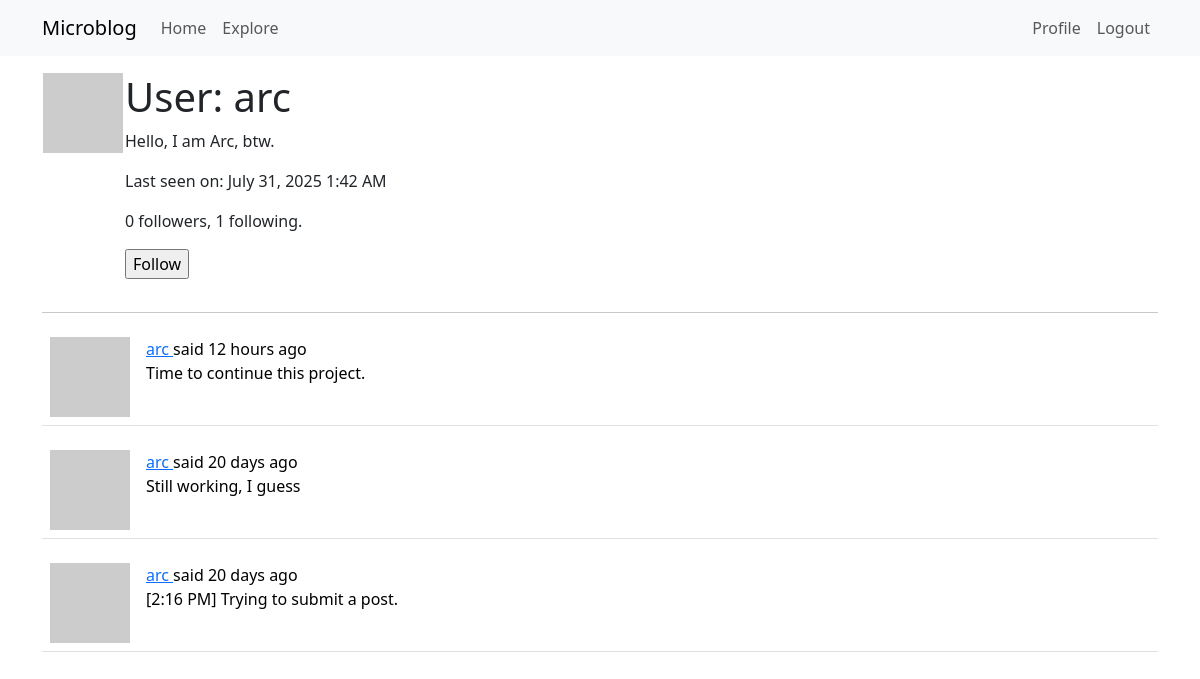
The app's page /user/arc (signed in) with its own data.
### app/models.py (models this page shows, shortened)
class User(UserMixin, db.Model):
    id: so.Mapped[int] = so.mapped_column(primary_key = True)
    username: so.Mapped[str] = so.mapped_column(sa.String(64), index=True, unique=True)
    email: so.Mapped[str] = so.mapped_column(sa.String(120), index=True, unique=True)
    password_hash: so.Mapped[Optional[str]] = so.mapped_column(sa.String(256))
    posts: so.WriteOnlyMapped['Post'] = so.relationship(back_populates='author')
    about_me: so.Mapped[Optional[str]] = so.mapped_column(sa.String(140))
    last_seen: so.Mapped[Optional[datetime]] = so.mapped_column(
        default=lambda: datetime.now(timezone.utc))
    def avatar(self, size):
        digest = md5(self.email.lower().encode('utf-8')).hexdigest()
        return f'https://www.gravatar.com/avatar/{digest}?d=identicon&s={size}'
    """
    Both relationships are defined with the so.WriteOnlyMapped type
    > secondary configures the association table that is used for this relationship, which I defined right above this class.
    > primaryjoin indicates the condition that links the entity to the association table. In the following relationship, the user has to match the follower_id attribute of the association table, so the condition reflects that.
    >  The followers.c.follower_id expression references the follower_id column of the association table. In the followers relationship, the roles are reversed, so the user must match the followed_id column.
    > secondaryjoin indicates the condition that links the association table to the user on the other side of the relationship. In the following relationship, the user has to match the followed_id column, and in the followers relationship, the user has to match the follower_id column.
    """
    following: so.WriteOnlyMapped['User'] = so.relationship(
        secondary=followers, primaryjoin=(followers.c.follower_id == id),
        secondaryjoin=(followers.c.followed_id == id),
        back_populates='followers')
    followers: so.WriteOnlyMapped['User'] = so.relationship(
        secondary=followers, primaryjoin=(followers.c.followed_id == id),
        secondaryjoin=(followers.c.follower_id == id),
        back_populates='following')
    """
    The is_following() method performs a query on the following relationship to see if a given user is already included in it. All write-only relationships have a select() method that constructs a query that returns all the elements in the relationship.

    The followers_count() and following_count() methods return the follower and following counts for the user. The sa.select() clause for these queries specify the sa.func.count() function from SQLAlchemy, to indicate that I want to get the result of a function.

    The select_from() clause is then added with the query that needs to be counted. Whenever a query is included as part of a larger query, SQLAlchemy requires the inner query to be converted to a sub-query by calling the subquery() method.
    """
    def is_following(self, user):
        query = self.following.select().where(followers.c.followed_id == user.id)
        return db.session.scalar(query) is not None
    def followers_count(self):
        query = sa.select(sa.func.count()).select_from(
            self.followers.select().subquery()
        )
        return db.session.scalar(query)
    def following_count(self):
        query = sa.select(sa.func.count()).select_from(
            self.following.select().subquery()
        )
        return db.session.scalar(query)
    """
    The select() portion of the query defines the entity that needs to be obtained, which in this case is posts. What I'm doing next is joining the entries in the posts table with the Post.author relationship.

    A join is a database operation that combines rows from two tables, according to a given criteria temporarily. When the join() clause is given a relationship as an argument, SQLAlchemy combines the rows from the left and right sides of the relationship.

    Effectively, what the join above does is create an extended table that provides access to posts, along with information about the author of each post.

    To be able to clearly tell SQLAlchemy how to join all these tables, I need to have a way to refer to users independently as authors and as followers. The so.aliased() calls are used to create two references to the User model that I can use in the query.
    """
    """
    The get_reset_password_token() function returns a JWT token as a string, which is generated directly by the jwt.encode() function.
    The verify_reset_password_token() is a static method, which means that it can be invoked directly from the class.
    """
    def get_reset_password_token(self, expires_in=600):
        return jwt.encode(
            {'reset_password': self.id, 'exp': time() + expires_in},
            app.config['SECRET_KEY'], algorithm='HS256')
    @staticmethod
    def verify_reset_password_token(token):
        try:
            id = jwt.decode(token, app.config['SECRET_KEY'], algorithms=['HS256'])['reset_password']
        except:
            return
        return db.session.get(User, id)

class Post(db.Model):
    id: so.Mapped[int] = so.mapped_column(primary_key=True)
    body: so.Mapped[str] = so.mapped_column(sa.String(140))
    timestamp: so.Mapped[datetime] = so.mapped_column(index=True, default=lambda: datetime.now(timezone.utc))
    user_id: so.Mapped[int] = so.mapped_column(sa.ForeignKey(User.id), index=True)
    author: so.Mapped[User] = so.relationship(back_populates='posts')
    language: so.Mapped[Optional[str]] = so.mapped_column(sa.String(5))

### app/routes.py (the view)
@app.route('/user/<username>')
@login_required
def user(username):
	user = db.first_or_404(sa.select(User).where(User.username == username))
	page = request.args.get('page', 1, type=int)
	query = user.posts.select().order_by(Post.timestamp.desc())
	posts = db.paginate(query, page=page,
			per_page=app.config['POSTS_PER_PAGE'],
			error_out=False)
	next_url = url_for('user', username=user.username, page=posts.next_num) \
		if posts.has_next else None
	prev_url = url_for('user', username=user.username, page=posts.prev_num) \
		if posts.has_prev else None
	form = EmptyForm()
	return render_template('user.html', user=user, posts=posts,
						next_url=next_url, prev_url=prev_url,
						form=form)

### app/forms.py
class EmptyForm(FlaskForm):
    submit = SubmitField('Submit')

### app/__init__.py (called while the page is built)
def get_locale():
    return request.accept_languages.best_match(app.config['LANGUAGES'])

### app/models.py (called while the page is built)
@login.user_loader
def load_user(id):
    return db.session.get(User, int(id))

### app/routes.py (called while the page is built)
@app.before_request # Executes before the view function
def before_request():
	if current_user.is_authenticated:
		current_user.last_seen = datetime.now(timezone.utc)
		db.session.commit()
	g.locale = str(get_locale())

### app/templates/user.html (shortened to what this page needs)
{% extends 'base.html' %}
{% block content %}
    <table>
        <tr valign='top'>
            <td><img src="{{ user.avatar(128) }}"></td>
            <td>
                <h1>User: {{ user.username }}</h1>
                {% if user.about_me%}<p> {{ user.about_me }}</p> {% endif %}
                {% if user.last_seen %}
                    <p>Last seen on: {{ moment(user.last_seen).format('LLL') }}</p>
                {% endif %}
                <p> {{ user.followers_count() }} followers, {{ user.following_count() }} following.</p>
                {% if user == current_user %}
                    <p><a href="{{url_for('edit_profile') }}">Edit your profile</a></p>
                {% elif not current_user.is_following(user) %}
                <p>
                    <form action="{{ url_for('follow', username=user.username) }}" method="post">
                        {{ form.submit(value='Follow')}}
                    </form>
                </p>
                {% endif %}
            </td>
        </tr>
    </table>
    <hr>
    {% for post in posts %}
        {% include '_post.html' %}
    {% endfor %}
{% endblock %}

### app/templates/_post.html (shortened to what this page needs)
    <table class="table table-hover">
        <tr>
            <td width="70px">
                <a href="{{ url_for('user', username=post.author.username) }}">
                    <img src="{{ post.author.avatar(70) }}" />
                </a>
            </td>
            <td>
                {{ _('%(username)s said %(when)s',
                    username=user_link, when=moment(post.timestamp).fromNow()) }}
                <br>
                <span id="post{{ post.id }}">{{ post.body }}</span>
            </td>
        </tr>
    </table>

### records on screen
User: username "arc", about_me "Hello, I am Arc, btw.", last_seen "July 31, 2025 1:42 AM"
Post: body "Time to continue this project."
Post: body "Still working, I guess"
Post: body "[2:16 PM] Trying to submit a post."

### other values on screen
{{ user.followers_count() }} "0"
{{ user.following_count() }} "1"
